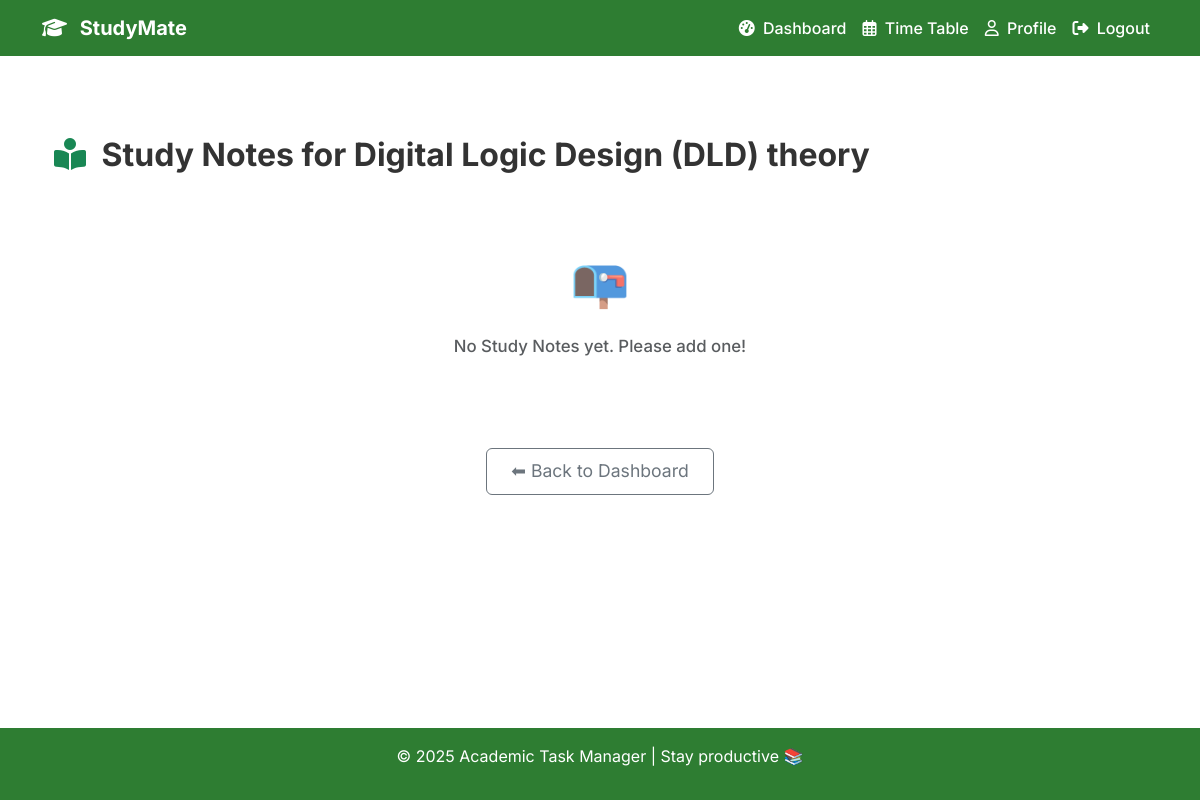
Before: /subjects/9/learning-items/ (signed in) with the older database file.
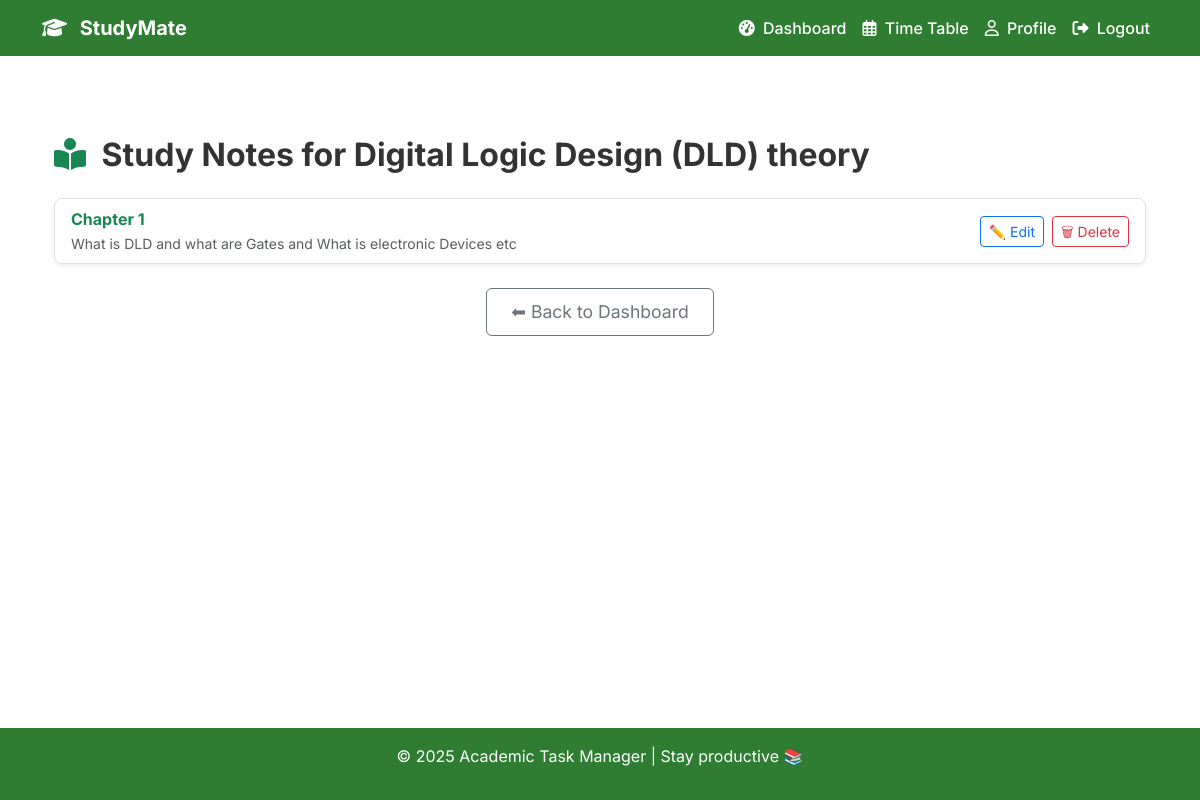
After: the same page with the newer database file.
### academy/models.py (models this page shows, shortened)
class LearningItem(models.Model):
    user = models.ForeignKey(settings.AUTH_USER_MODEL, on_delete=models.CASCADE)
    subject = models.ForeignKey(Subject, on_delete=models.CASCADE, related_name="learning_items")
    title = models.CharField(max_length=250)
    description = models.TextField(blank=True, null=True)
    created_at = models.DateTimeField(auto_now_add=True)
    updated_at = models.DateTimeField(auto_now=True)

### academy/views.py (the view)
# urls.py: path("subjects/<int:subject_id>/learning-items/", learning_item_list, name="learning_items"),
@login_required
def learning_item_list(request, subject_id):
    subject = get_object_or_404(Subject, id=subject_id, semester=request.user.semester)
    learning_items = LearningItem.objects.filter(subject=subject, user=request.user)
    return render(request, "learning_items.html", {
        "subject": subject,
        "learning_items": learning_items
    })

### templates/learning_items.html (shortened to what this page needs)
{% extends "base.html" %}
{% block content %}
<div class="container py-4">
    <h2 class="fw-bold mb-4"><i class="fa-solid fa-book-open-reader text-success me-2"></i> Study Notes for {{ subject.name }}</h2>
    {% if learning_items %}
        <ul class="list-group shadow-sm rounded-3">
            {% for item in learning_items %}
                <li class="list-group-item d-flex justify-content-between align-items-center">
                    <div>
                        <strong class="text-success">{{ item.title }}</strong>
                        {% if item.description %}
                            <br><small class="text-muted">{{ item.description }}</small>
                        {% endif %}
                    </div>
                    <div class="d-flex">
                        {% if user.is_authenticated %}
                            <a href="{% url 'update_item' item.id %}" class="btn btn-sm btn-outline-primary me-2">
                                ✏️ Edit
                            </a>
                            <form method="post" action="{% url 'delete_item' item.id %}" class="d-inline">
                                <button type="submit" class="btn btn-sm btn-outline-danger">
                                    🗑 Delete
                                </button>
                            </form>
                        {% endif %}
                    </div>
                </li>
            {% endfor %}
        </ul>
        {% else %}
    <div class="text-center py-5">
        <div class="mb-3 text-muted" style="font-size: 3rem;">📭</div>
        <p class="text-muted fw-medium" style="font-size: 1.05rem;">
            No Study Notes yet. Please add one!
        </p>
    </div>
{% endif %}
<div class="d-flex justify-content-center mt-4">
    <a href="{% url 'student_dashboard' %}" class="btn btn-outline-secondary custom-dashboard-btn">
        ⬅ Back to Dashboard
    </a>
</div>
</div>
{% endblock %}

Changed rows visible on the page:
added LearningItem: title "Chapter 1", description "What is DLD and what are Gates and What is electronic Devices etc"
Other visible differences:
text no longer shown: "📭 No Study Notes yet. Please add one!"
